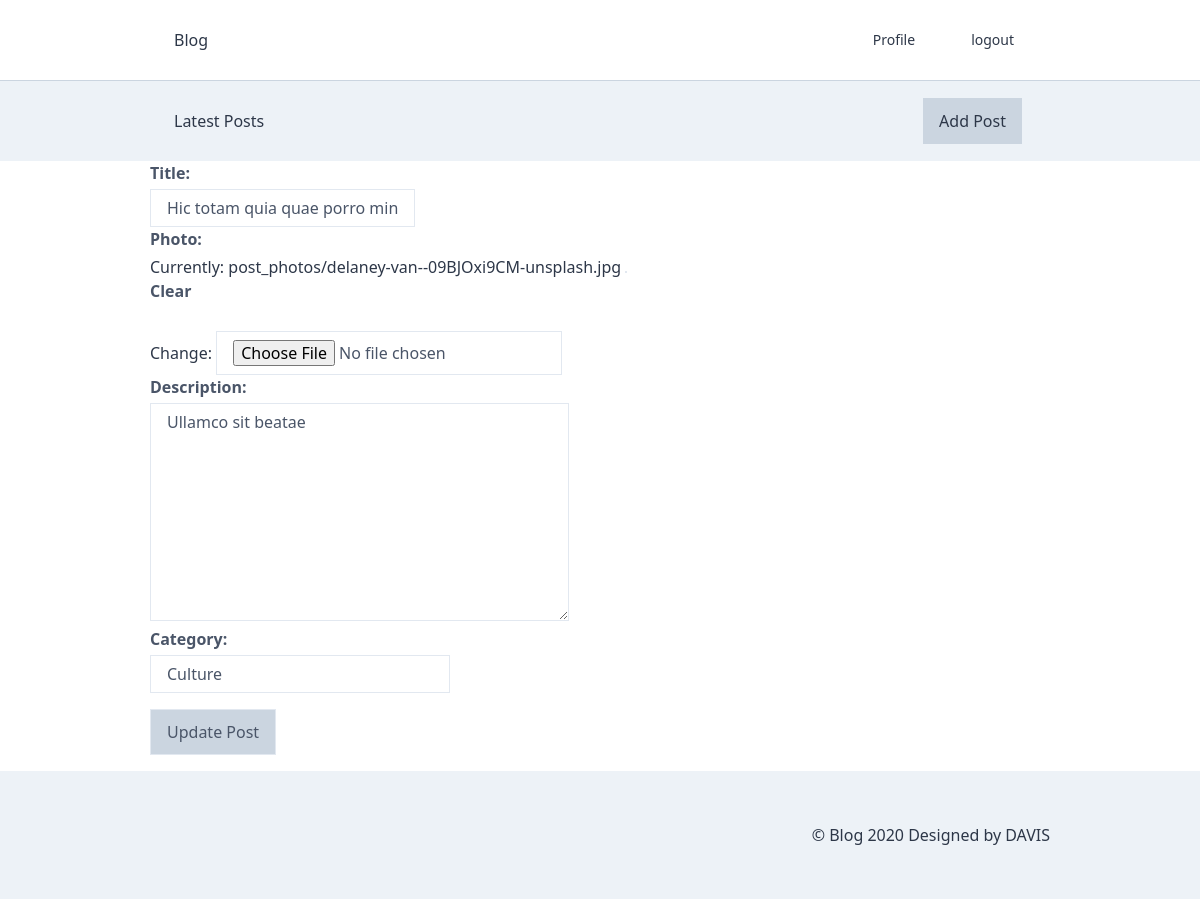
Page /posts/edit/405/ (signed in) on the earlier database version.
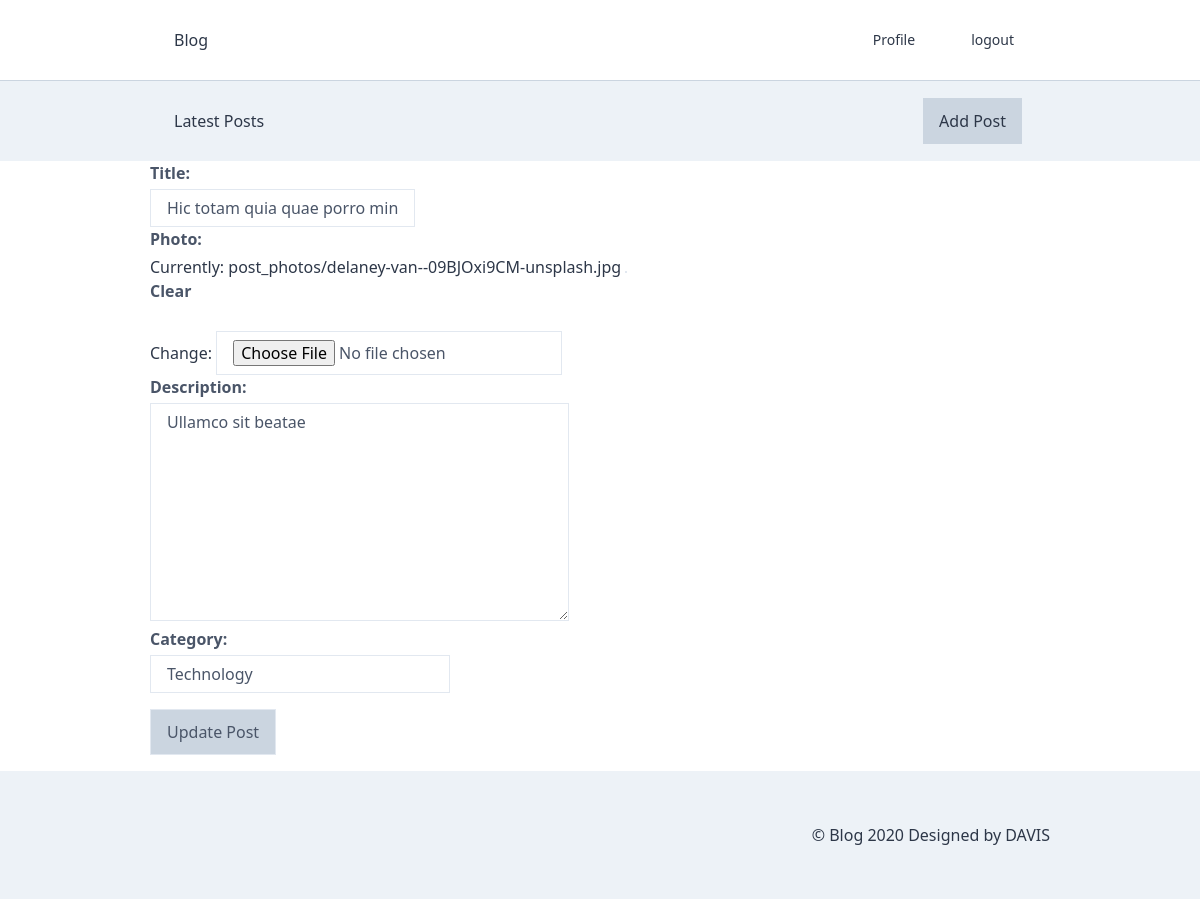
Same page on the later database version.
### posts/models.py (models this page shows, shortened)
class Post(core_models.TimeStampedModel):
    title = models.CharField(max_length=140)
    description = models.TextField()
    photo = models.ImageField(blank=True, upload_to='post_photos/')
    author = models.ForeignKey(
        "users.User", related_name="author", on_delete=models.CASCADE)
    is_published = models.BooleanField(default=False)
    authorized_by = models.ForeignKey(
        "users.User", on_delete=models.SET_NULL, null=True, blank=True, default=None)
    category = models.ForeignKey(
        "Category", on_delete=models.CASCADE)

### posts/views.py (the view, shortened to what this page needs)
# urls.py: path("edit/<int:pk>/", views.PostUpdate.as_view(), name="post-update"),
class PostUpdate(mixins.LoggedInOnlyView, View):
    def get(self, request, pk):
        post = models.Post.objects.get(pk=pk)
        if post.author == request.user:
            form = forms.PostCreateForm(instance=post)
            return render(request, "posts/post_update_form.html", {"form": form, "post": post})
        return HttpResponseRedirect(request.META.get('HTTP_REFERER'))

### posts/forms.py
class PostCreateForm(forms.ModelForm):
    class Meta:
        model = models.Post
        fields = ("title", "photo", "description", "category")

### posts/models.py (called while the page is built)
    def __str__(self):
        return self.name

### users/models.py (called while the page is built)
    def get_absolute_url(self):
        return reverse("users:profile", kwargs={"pk": self.pk})

### templates/posts/post_update_form.html (shortened to what this page needs)
{% extends 'base.html' %}
{% block content %}
<div class="w-3/4 mx-auto container">
    <form method="post" action="{% url 'posts:post-update' pk=post.id %}" enctype="multipart/form-data">
        {{ form.as_p }}
        <input type="submit" value="Update Post" class="bg-gray-400 px-4 py-3 hover:bg-gray-300 my-4">
    </form>
</div>
{% endblock content %}

Differences in the rows shown:
changed Post "Hic totam quia quae porro minima debitis rem amet quas aliquid": category "Culture" → "Technology"
